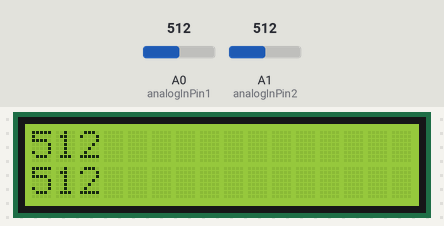
The sketch below on a simulated Arduino Uno, built with avr-gcc and run on an emulated ATmega328P. Parts: 16×2 character LCD. Inputs (shaded band) come from the test bench; at power-on: A0 (analogInPin1) = 512, A1 (analogInPin2) = 512.

Above: at 1.2 s.
1.3 s: A0 (analogInPin1) set to 716
At 2.1 s:
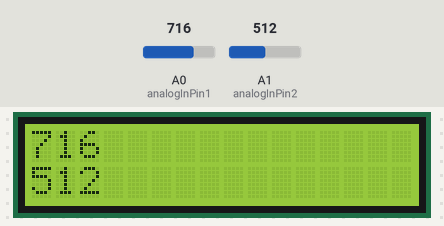
4.3 s: A1 (analogInPin2) set to 716
At 5.7 s:
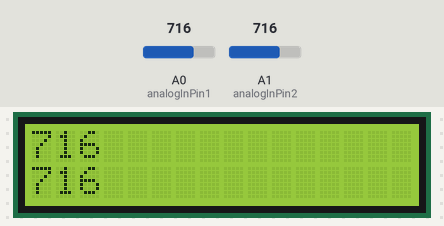
7.3 s: A0 (analogInPin1) set to 900
At 8.1 s:
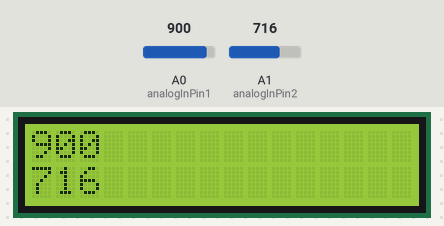
8.8 s: A1 (analogInPin2) set to 900
At 9.3 s:
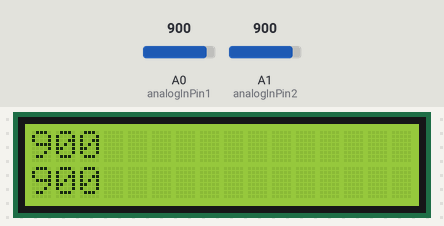
10.3 s: A0 (analogInPin1) set to 1023
At 11.8 s:
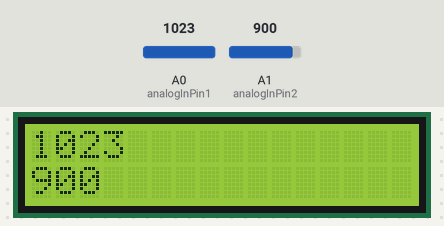
13.3 s: A1 (analogInPin2) set to 1023
At 14.4 s:
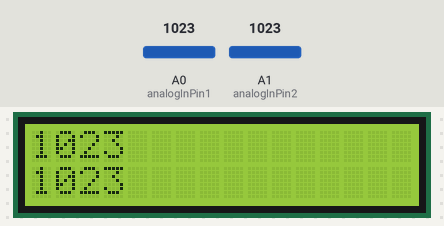
Timing chart, 0 to 16.3 s (numbered marks = the images above; inputs shaded):
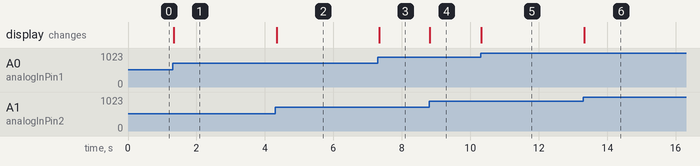

Measured:
- after the input at 1.3 s, the display: changes at once (image 1)
- after the input at 4.3 s, the display: changes at once (image 2)
- after the input at 7.3 s, the display: changes after 0.05 s (image 3)
- after the input at 8.8 s, the display: changes at once (image 4)
- after the input at 10.3 s, the display: changes at once (image 5)
- after the input at 13.3 s, the display: changes at once (image 6)

The sketch:

accelerometro_test_1.ino
```cpp
#include <Wire.h>
#include <LCD.h>
#include <LiquidCrystal_I2C.h>
#include <SoftwareSerial.h>


// LCD connected to A4, A5, GND, 5V
// Acelerometer connected to A0, A1, GND, 5V


const int analogInPin1 = A0; // A0. Analog input pin that the Accelerometer's first pin is attached to
const int analogInPin2 = A1; // A1. Analog input pin that the Accelerometer's second pin is attached to
int sensorValue1 = 0; // value read from the Accelerometer's first pin
int sensorValue2 = 0; // value read from the Accelerometer's second pin
int outputValue1 = 0;
int outputValue2 = 0;

byte LCD_I2C_ADDRESS = 0x27;


//
LiquidCrystal_I2C             lcd(LCD_I2C_ADDRESS, 2, 1, 0, 4, 5, 6, 7);


void setup() {
  // initialize serial communications at 9600 bps:
  Serial.begin(57600);
  lcd.begin (16, 2);   // Inicializar el display con 16 caraceres 2 lineas
  lcd.setBacklightPin(3, POSITIVE);
  lcd.setBacklight(HIGH);
}
void loop() {
  // read the both analog in values:
  sensorValue1 = analogRead(analogInPin1);
  sensorValue2 = analogRead(analogInPin2);
  // map it to the range of the analog out:
  //outputValue1 = map(sensorValue1, 0, 1023, 0, 255);
  //outputValue2 = map(sensorValue2, 0, 1023, 0, 255);

  // print the results to the serial monitor:
  /*
    Serial.write(sensorValue1);
    Serial.write(sensorValue2);

    Serial.print(sensorValue1);
    Serial.print("\n");
    Serial.print(sensorValue2);
    Serial.print("\n");
  */
  lcd.clear();
  lcd.home();                   // go home
  lcd.print(sensorValue1);
  lcd.setCursor ( 0, 1 );        // go to the 2nd line
  lcd.print(sensorValue2);


  // wait 10 milliseconds before the next loop
  // for the analog-to-digital converter to settle
  // after the last reading:
  delay(10);
}
```
